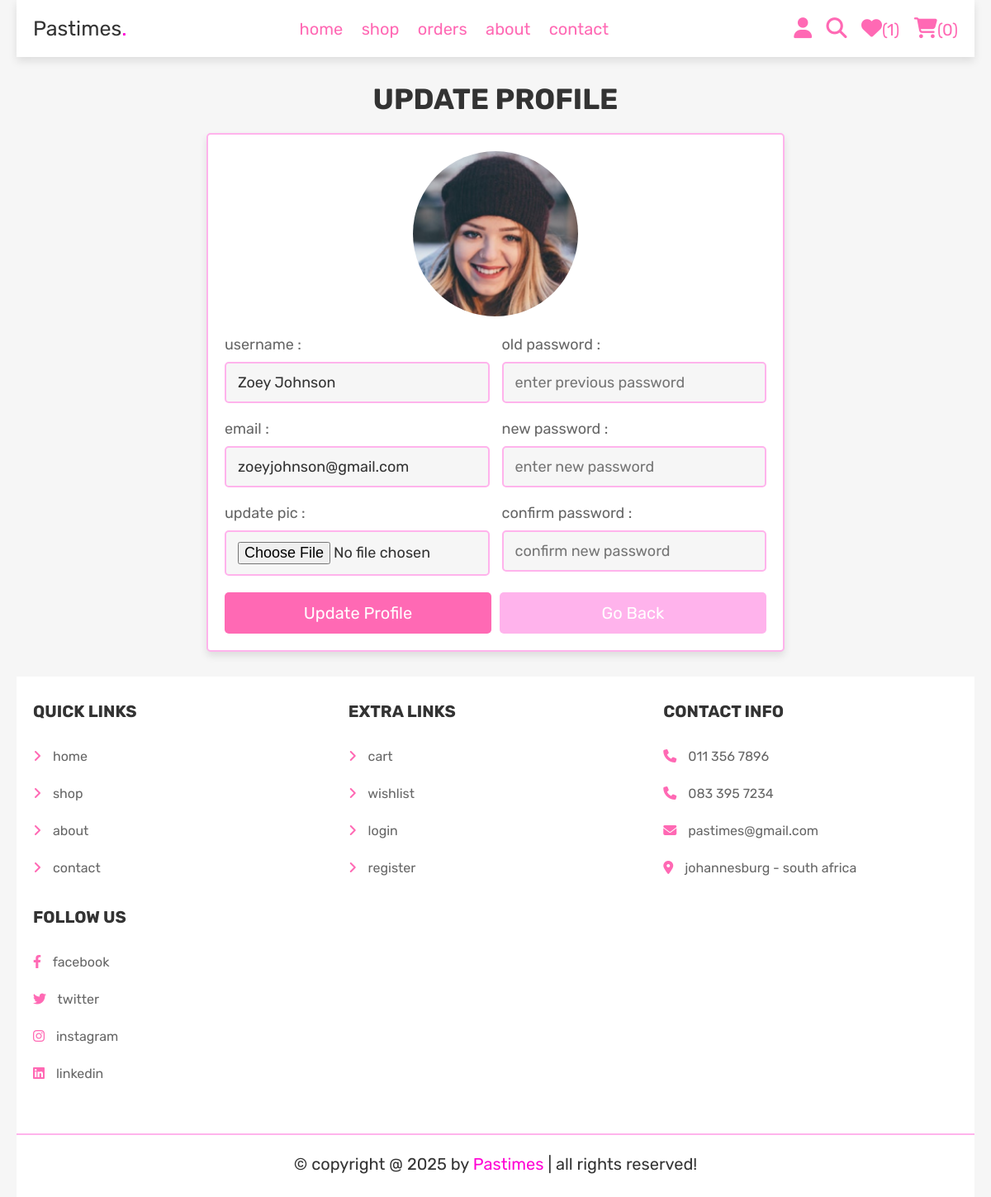
Screenshot of /user_profile_update.php (signed in) with the database file from the repository.
### tables this page shows
CREATE TABLE IF NOT EXISTS `tblusers` (
  `id` int NOT NULL AUTO_INCREMENT,
  `name` varchar(100) NOT NULL,
  `email` varchar(100) NOT NULL,
  `password` varchar(100) NOT NULL,
  `user_type` varchar(20) NOT NULL DEFAULT 'user',
  `image` varchar(100) NOT NULL,
  PRIMARY KEY (`id`)
);

### user_profile_update.php (the view, shortened to what this page needs)
<?php
@include 'DBConn.php';
$user_id = $_SESSION['user_id'];
$select_profile = $conn->prepare("SELECT * FROM `tblusers` WHERE id = ?");
$select_profile->bind_param("i", $user_id);
$select_profile->execute();
$result = $select_profile->get_result();
$fetch_profile = $result->fetch_assoc();
?>
<!DOCTYPE html>
<html lang="en">
<head>
    <link rel="stylesheet" href="https://cdnjs.cloudflare.com/ajax/libs/font-awesome/6.1.1/css/all.min.css">
    <link rel="stylesheet" href="css/components.css">
</head>
<body>
    <?php include 'header.php'; ?>
    <section class="update-profile">
        <h1 class="title">update profile</h1>
        <form action="" method="POST" enctype="multipart/form-data">
            <?php if (isset($fetch_profile)): ?>
                <img src="uploaded_img/<?= htmlspecialchars($fetch_profile['image']); ?>" alt="">
                <div class="flex">
                    <div class="inputBox">
                        <span>username :</span>
                        <input type="text" name="name" value="<?= htmlspecialchars($fetch_profile['name']); ?>" placeholder="update username" required class="box">
                        <span>email :</span>
                        <input type="email" name="email" value="<?= htmlspecialchars($fetch_profile['email']); ?>" placeholder="update email" required class="box">
                        <span>update pic :</span>
                        <input type="file" name="image" accept="image/jpg, image/jpeg, image/png" class="box">
                    </div>
                    <div class="inputBox">
                        <span>old password :</span>
                        <input type="password" name="update_pass" placeholder="enter previous password" class="box">
                        <span>new password :</span>
                        <input type="password" name="new_pass" placeholder="enter new password" class="box">
                        <span>confirm password :</span>
                        <input type="password" name="confirm_pass" placeholder="confirm new password" class="box">
                    </div>
                </div>
            <?php else: ?>
                <p class="empty">No profile data found!</p>
            <?php endif; ?>
            <div class="flex-btn">
                <input type="submit" class="btn" value="update profile" name="update_profile">
                <a href="home.php" class="option-btn">go back</a>
            </div>
        </form>
    </section>
    <?php include 'footer.php'; ?>
</body>
</html>

### css/components.css (style rules this page uses)
:root { --pink: #ff69b4; --light-pink: #ffb3ec; --dark-pink: #ff00d4; --red: #e74c3c; --black: #333; --orange: #fad400; --gray: #bbbbbb; --light-color: #666; --white: #fff; --light-bg: #f6f6f6; --border: .2rem solid var(--light-pink); --box-shadow: 0 .5rem 1rem rgba(0,0,0,.1); }
* { font-family: 'Rubik', sans-serif; margin:0; padding:0; box-sizing: border-box; outline: none; border:none; text-decoration: none; color:var(--black); }
body { background-color: var(--light-bg); padding: 0 2rem; }
html { font-size: 62.5%; overflow-x: hidden; scroll-behavior: smooth; scroll-padding-top: 6.5rem; }
section { padding:3rem 2rem; max-width: 1200px; margin:0 auto; }
.btn, .delete-btn, .option-btn { display: block; width: 100%; margin-top: 1rem; border-radius: .5rem; color:var(--white); font-size: 2rem; padding:1.3rem 3rem; text-transform: capitalize; cursor: pointer; text-align: center; }
.btn { background-color: var(--pink); }
.option-btn { background-color: var(--light-pink); }
.flex-btn { display: flex; flex-wrap: wrap; gap:1rem; }
.flex-btn > * { flex:1; }
.title { text-align: center; margin-bottom: 2rem; text-transform: uppercase; color:var(--black); font-size: 3.5rem; }
.update-profile form { max-width: 70rem; margin: 0 auto; background-color: var(--white); box-shadow: var(--box-shadow); border:var(--border); border-radius: .5rem; padding:2rem; text-align: center; }
.update-profile form .flex { display: flex; gap:1.5rem; justify-content: space-between; }
.update-profile form img { height: 20rem; width: 20rem; margin-bottom: 1rem; border-radius: 50%; object-fit: cover; }
.update-profile form .inputBox { text-align: left; width: 49%; }
.update-profile form .inputBox span { display: block; padding-top: 1rem; font-size: 1.8rem; color:var(--light-color); }
.update-profile form .inputBox .box { width: 100%; padding:1.2rem 1.4rem; font-size: 1.8rem; color:var(--black); border:var(--border); border-radius: .5rem; margin:1rem 0; background-color: var(--light-bg); }

### rows the page displays
tblusers: image (picture), name "Zoey Johnson", email "zoeyjohnson@gmail.com"

### other values shown
$wishlist_count "1"
$cart_count "0"
